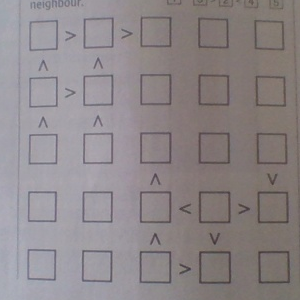
#> input picture futopyshi/data/img_cropped.png, 300 x 300 px, found by its file name
$ jupyter execute hough_transforms.ipynb
#> lines starting #> are read from the running program, lines starting #| are printed output that depends on the picture; after the words box and inside, x2 and y2 are one past the last pixel; in counts of white or black regions, pixels touching at a corner belong together
[cell 1]
import cv2
import numpy as np
import matplotlib.pyplot as plt

Can we use Hough Transforms to generate a grid which will bound boxes as well as inequalities??

[cell 2]
img = cv2.imread('data/img_cropped.png')
#> img is the input picture: shape (300, 300, 3); mean B, G, R 137.5, 135.1, 142.1
gray = cv2.cvtColor(img,cv2.COLOR_BGR2GRAY)

kernel_size = 5
blur_gray = cv2.GaussianBlur(gray,(kernel_size, kernel_size),20,20)
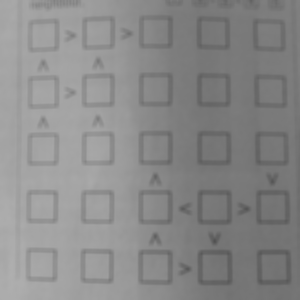
#> blur_gray: shape (300, 300); min 81, max 175, mean 137.5

low_threshold = 50
high_threshold = 200
# edges = cv2.Canny(blur_gray, low_threshold, high_threshold)

edges = cv2.Canny(gray,low_threshold,high_threshold,apertureSize = 3)
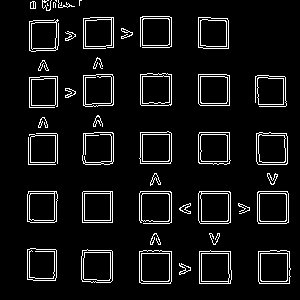
#> edges: shape (300, 300); 6.8% white in thin lines or dots, all inside (x1, y1, x2, y2) = (27, 0, 291, 284)
# _, edges = cv2.threshold(gray, 250, 250, cv2.THRESH_OTSU)
plt.imshow(edges)

# very finely tuned to threshold=82, need to make this applicable to all input files
lines = cv2.HoughLines(edges,1,np.pi/180,82)
#> lines = 44 rows, first 8: [171, 0], [191, 1.57], [169, 0], [193, 1.57], [29, 0], [198, 0], [83, 0], [76, 1.57]

[cell 3]
lines[1]  # rho, and theta
#> Out = [[191, 1.57]]

[cell 4]
for line in lines:
    rho, theta = line[0][0], line[0][1]
    a = np.cos(theta)
    b = np.sin(theta)
    x0 = a*rho
    y0 = b*rho
    x1 = int(x0 + 1000*(-b))
    y1 = int(y0 + 1000*(a))
    x2 = int(x0 - 1000*(-b))
    y2 = int(y0 - 1000*(a))

    cv2.line(img,(x1,y1),(x2,y2),(0,0,255),1)
#> this loop made 44 passes
#> (rho, theta, a, b, x0, y0, x1, y1) on passes 1 to 12: (171, 0, 1, 0, 171, 0, 171, 1000), (191, 1.57, -4.37e-08, 1, -8.35e-06, 191, -1000, 190), (169, 0, 1, 0, 169, 0, 169, 1000), (193, 1.57, -4.37e-08, 1, -8.44e-06, 193, -1000, 192), (29, 0, 1, 0, 29, 0, 29, 1000), (198, 0, 1, 0, 198, 0, 198, 1000), (83, 0, 1, 0, 83, 0, 83, 1000), (76, 1.57, -4.37e-08, 1, -3.32e-06, 76, -1000, 75), (105, 1.57, -4.37e-08, 1, -4.59e-06, 105, -1000, 104), (253, 1.57, -4.37e-08, 1, -1.11e-05, 253, -1000, 252), (140, 0, 1, 0, 140, 0, 140, 1000), (142, 0, 1, 0, 142, 0, 142, 1000)
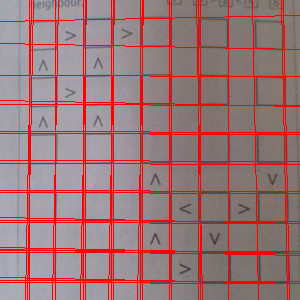
#> img: shape (300, 300, 3); 13.07% of pixels changed, all inside (x1, y1, x2, y2) = (0, 0, 300, 300)

cv2.imwrite('houghlines3.jpg',img)
#> Out = True

[cell 5]
hough_img = cv2.imread('houghlines3.jpg')
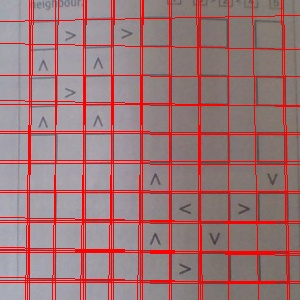
#> hough_img: shape (300, 300, 3); mean B, G, R 120.2, 118.3, 157.5
plt.imshow(hough_img)

[cell 6]
img = cv2.imread('data/img_with_boxes.png')
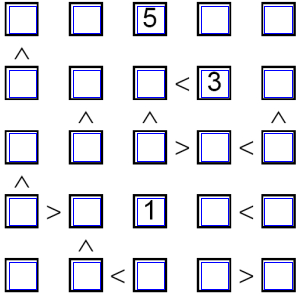
#> input picture futopyshi/data/img_with_boxes.png, 300 x 294 px, found by its file name
#> img is the input picture: shape (294, 300, 3); mean B, G, R 233, 225.1, 225.1
plt.imshow(img)

[cell 7]
h, w, _ = img.shape
#> h = 294; w = 300

[cell 8]
img.shape
#> Out = (294, 300, 3)

[cell 9]
# x, y
centre = (w // 2, h // 2)
#> centre = (150, 147)

[cell 10]
# img = cv2.circle(img, tl, 10, (255,0,0), 3)

[cell 11]
plt.imshow(img)

[cell 12]
s_len = 300

[cell 13]
tl = (centre[0] - s_len // 2, centre[1] - s_len // 2)
#> tl = (0, -3)

[cell 14]
tl
#> Out = (0, -3)

[cell 15]
cropped = img[tl[1]:tl[1] + s_len, tl[0]:tl[0] + s_len]

[cell 16]
plt.imshow(cropped)
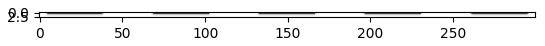
#> figure drawn by matplotlib, 1 panel

[cell 17]
cropped.shape
#> Out = (3, 300, 3)

[cell 18]
cv2.imwrite('data/img_cropped.png', cropped)
#> Out = True
